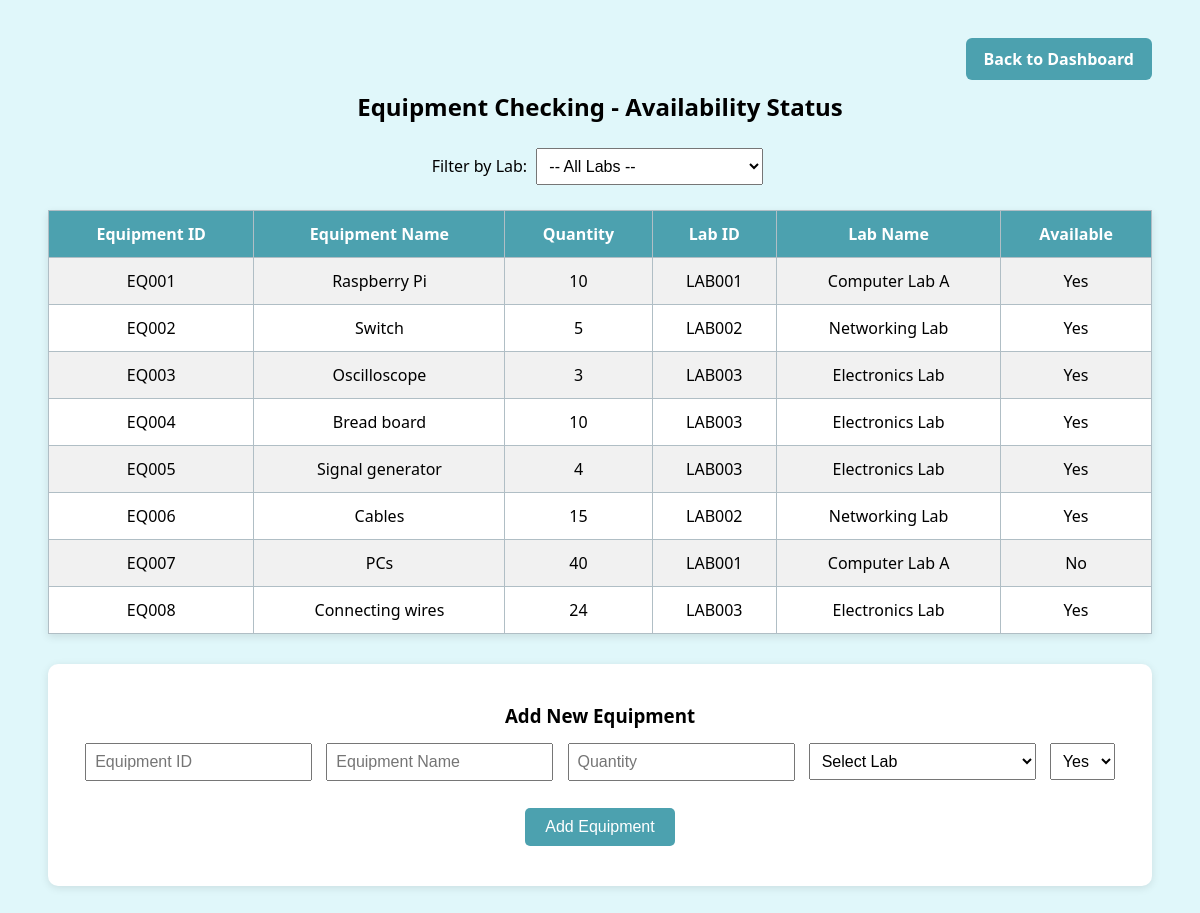
Screenshot of /equipment_checking.php with the database file from the repository.
### tables this page shows
CREATE TABLE `lab_equipment` (
  `Equip_ID` varchar(10) NOT NULL,
  `Equip_name` varchar(50) DEFAULT NULL,
  `Quantity` int(11) DEFAULT NULL,
  `Lab_ID` varchar(10) DEFAULT NULL,
  `Available` enum('Yes','No') DEFAULT 'Yes'
);

CREATE TABLE `laboratory` (
  `Lab_ID` varchar(10) NOT NULL,
  `Lab_name` varchar(50) DEFAULT NULL,
  `Capacity` int(11) DEFAULT NULL,
  `Availability` varchar(20) DEFAULT NULL,
  `TO_ID` varchar(10) DEFAULT NULL
);

### equipment_checking.php (the view, shortened to what this page needs)
<?php
include 'db.php';
$filter = "";
$sql = "
SELECT
    le.Equip_ID,
    le.Equip_name,
    le.Quantity,
    le.Lab_ID,
    l.Lab_name,
    le.Available
FROM lab_equipment le
LEFT JOIN laboratory l ON le.Lab_ID = l.Lab_ID
$filter
";
$result = $conn->query($sql);
?>
<!DOCTYPE html>
<html>
<head>
</head>
<body>
    <div class="back-btn">
        <a href="labto_dashboard.php">Back to Dashboard</a>
    </div>
    <h2>Equipment Checking - Availability Status</h2>
    <form method="get">
        <label for="lab_id">Filter by Lab:</label>
        <select name="lab_id" onchange="this.form.submit()">
            <option value="">-- All Labs --</option>
        </select>
    </form>
    <table>
        <tr>
            <th>Equipment ID</th>
            <th>Equipment Name</th>
            <th>Quantity</th>
            <th>Lab ID</th>
            <th>Lab Name</th>
            <th>Available</th>
        </tr>
        <?php while ($row = $result->fetch_assoc()): ?>
            <tr>
                <td><?= htmlspecialchars($row['Equip_ID']) ?></td>
                <td><?= htmlspecialchars($row['Equip_name']) ?></td>
                <td><?= htmlspecialchars($row['Quantity']) ?></td>
                <td><?= htmlspecialchars($row['Lab_ID']) ?></td>
                <td><?= htmlspecialchars($row['Lab_name']) ?></td>
                <td><?= htmlspecialchars($row['Available'] ?? 'Unknown') ?></td>
            </tr>
        <?php endwhile; ?>
    </table>
    <div class="add-form">
        <h3>Add New Equipment</h3>
        <form method="post" action="add_equipment.php">
            <input type="text" name="equip_id" placeholder="Equipment ID" required>
            <input type="text" name="equip_name" placeholder="Equipment Name" required>
            <input type="number" name="quantity" placeholder="Quantity" required>
            <select name="lab_id" required>
                <option value="">Select Lab</option>
            </select>
            <select name="available" required>
                <option value="Yes">Yes</option>
            </select>
            <br><br>
            <input type="submit" value="Add Equipment">
        </form>
    </div>
</body>
</html>

### equipment_checking.php (style rules this page uses)
body { font-family: 'Segoe UI', sans-serif; background-color: #e0f7fa; padding: 40px; }
h2 { text-align: center; }
form { text-align: center; margin-bottom: 20px; }
select, input[type="text"], input[type="number"] { padding: 8px; font-size: 16px; margin: 5px; }
table { width: 100%; border-collapse: collapse; background: white; box-shadow: 0 3px 8px rgba(0,0,0,0.1); }
th, td { border: 1px solid #b0bec5; padding: 12px; text-align: center; }
th { background-color: #4ca1af; color: white; }
tr:nth-child(even) { background-color: #f1f1f1; }
.add-form { margin-top: 30px; text-align: center; padding: 20px; background: #ffffff; border-radius: 10px; box-shadow: 0 2px 8px rgba(0,0,0,0.1); }
.add-form h3 { margin-bottom: 10px; }
.add-form input[type="submit"] { background-color: #4ca1af; color: white; border: none; padding: 10px 20px; font-size: 16px; border-radius: 5px; cursor: pointer; }
.back-btn { text-align: right; margin-bottom: 20px; }
.back-btn a { padding: 10px 18px; background-color: #4ca1af; color: white; text-decoration: none; border-radius: 6px; font-weight: bold; }

### rows the page displays
lab_equipment: Equip_ID "EQ001", Equip_name "Raspberry Pi", Quantity "10", Lab_ID "LAB001", Lab_ID.Lab_name "Computer Lab A", Available "Yes"
lab_equipment: Equip_ID "EQ002", Equip_name "Switch", Quantity "5", Lab_ID "LAB002", Lab_ID.Lab_name "Networking Lab", Available "Yes"
lab_equipment: Equip_ID "EQ003", Equip_name "Oscilloscope", Quantity "3", Lab_ID "LAB003", Lab_ID.Lab_name "Electronics Lab", Available "Yes"
lab_equipment: Equip_ID "EQ004", Equip_name "Bread board", Quantity "10", Lab_ID "LAB003", Lab_ID.Lab_name "Electronics Lab", Available "Yes"
lab_equipment: Equip_ID "EQ005", Equip_name "Signal generator", Quantity "4", Lab_ID "LAB003", Lab_ID.Lab_name "Electronics Lab", Available "Yes"
lab_equipment: Equip_ID "EQ006", Equip_name "Cables", Quantity "15", Lab_ID "LAB002", Lab_ID.Lab_name "Networking Lab", Available "Yes"
lab_equipment: Equip_ID "EQ007", Equip_name "PCs", Quantity "40", Lab_ID "LAB001", Lab_ID.Lab_name "Computer Lab A", Available "No"
lab_equipment: Equip_ID "EQ008", Equip_name "Connecting wires", Quantity "24", Lab_ID "LAB003", Lab_ID.Lab_name "Electronics Lab", Available "Yes"
